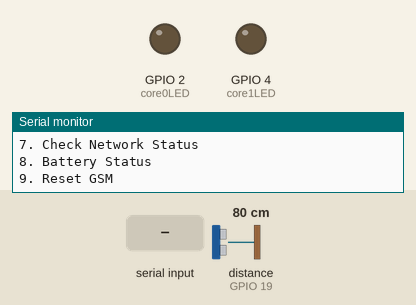
This program was run on a simulated ESP32. On the bench: output pins drawn as LEDs (lit = HIGH), the last lines printed to the serial monitor. Wiring (inferred from the names in the program): ultrasonic range finder: trigger GPIO 21; echo GPIO 19. Dashed ring = blinking. Inputs (shaded band) come from the test bench; at power-on: distance to the obstacle (sensor on GPIO 19) 80 cm. The echo pulse lasts 58.3 µs per cm; the modem accepts every AT command (registered, SIM ready, sends succeed) and sends nothing else; pins used as bus, display or sensor lines are not drawn.

Above: at 5.2 s.
5.3 s: "AT*101#\n" received over Serial
At 6.7 s:
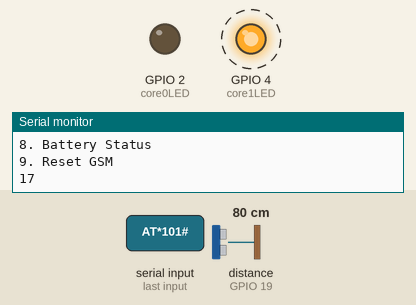
At 14.68 s:
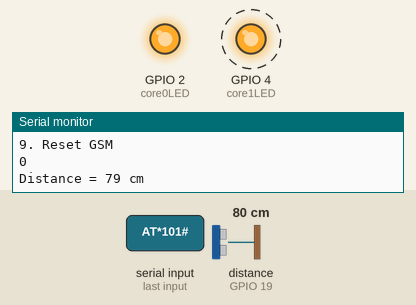
26.5 s: "90,45\n" received over Serial
At 35.82 s:
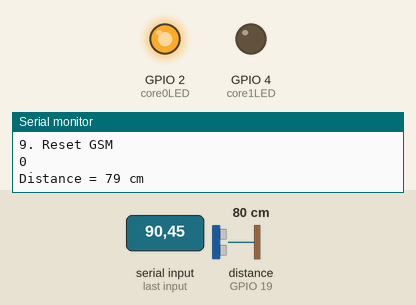
Timing chart, 0 to 47.6 s (numbered marks = the images above; inputs shaded):
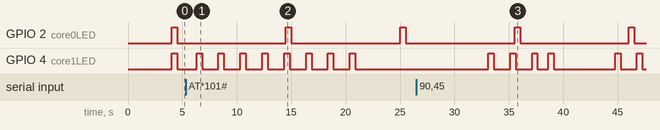

Measured:
- after the input at 5.3 s, GPIO 4 (core1LED): alternates HIGH for 0.50 s and LOW for 1.5 s, 16 changes in all, then stays LOW, starting after 1.0 s
- after the input at 26.5 s, GPIO 4 (core1LED): LOW → HIGH after 6.6 s, → LOW 0.50 s later, → HIGH 1.5 s later, → LOW 0.50 s later, … (12 changes in this stretch)
- by itself, GPIO 2 (core0LED): alternates HIGH for 0.51 s and LOW for 10.0 s

The program:

main.cpp
```cpp
#include <Arduino.h>

#define resetPin 23
#define trigPin 21
#define echoPin 19
#define core0LED 2
#define core1LED 4
HardwareSerial GSM(2);

// Define variables:
long duration;
int distance;

TaskHandle_t taskCore0;
TaskHandle_t taskCore1;

void updateSerial(void);
//void updateSerial(HardwareSerial &);
void printMenu(void);
void serialFlush(void);
void sendSMS(void);
void gsmInit(void);
void resetSim800(void);
void checkButton(void);
void checkDistance(void);

void codeCore0(void *pvParameters);
void codeCore1(void *pvParameters);

void setup()
{

  // Define inputs and outputs
  pinMode(trigPin, OUTPUT);
  pinMode(echoPin, INPUT);

  pinMode(core0LED, OUTPUT);
  digitalWrite(core0LED, LOW);

  pinMode(core1LED, OUTPUT);
  digitalWrite(core1LED, LOW);

  pinMode(resetPin, OUTPUT);
  digitalWrite(resetPin, HIGH);

  Serial.begin(115200);
  Serial.println("Starting");
  gsmInit();

  Serial.printf("CPU ID = %d", xPortGetCoreID());
  Serial.println();
  xTaskCreatePinnedToCore(
      codeCore0,   /* Function to implement the task */
      "taskCore0", /* Name of the task */
      10000,       /* Stack size in words */
      NULL,        /* Task input parameter */
      0,           /* Priority of the task */
      &taskCore0,  /* Task handle. */
      0);          /* Core where the task should run */
}

void loop()
{

  //checkDistance();
  digitalWrite(core1LED, HIGH);
  delay(500);
  digitalWrite(core1LED, LOW);
  delay(500);

  checkButton();
}

void codeCore0(void *pvParameters)
{
  Serial.print("Task1 running on core ");
  Serial.println(xPortGetCoreID());
  for (;;)
  {
    digitalWrite(core0LED, HIGH);
    //digitalWrite(core1LED, HIGH);
    checkDistance();
    delay(500);
    digitalWrite(core0LED, LOW);
    //digitalWrite(core1LED, LOW);

    delay(10000);
  }
}

void checkDistance()
{

  // Trigger the sensor by setting the trigPin high for 10 microseconds:
  digitalWrite(trigPin, HIGH);
  delayMicroseconds(10);
  digitalWrite(trigPin, LOW);

  // Read the echoPin. pulseIn() returns the duration (length of the pulse) in microseconds:
  duration = pulseIn(echoPin, HIGH);

  // Calculate the distance:
  distance = duration * 0.034 / 2;

  // Print the distance on the Serial Monitor (Ctrl+Shift+M):
  Serial.print("Distance = ");
  Serial.print(distance);
  Serial.println(" cm");
}

void updateSerial()
{
  delay(500);
  while (GSM.available())
  {
    Serial.write(GSM.read()); //Forward what Serial received to Software Serial Port
  }
  // while (Serial.available())
  // {
  //   GSM.write(Serial.read()); //Forward what Software Serial received to Serial Port
  // }
}

void checkButton()
{

  // put your main code here, to run repeatedly:
  printMenu();
  while (!Serial.available())
  {
    if (GSM.available())
      updateSerial();
  }
  int charRead = Serial.read() - 48;
  Serial.println(charRead);
  switch (charRead)
  {
  case 1:
    Serial.println("Check AT");
    GSM.println("AT");
    updateSerial();
    break;
  case 2:
    Serial.println("Check Registration");
    GSM.println("AT+CMEE=2");
    updateSerial();
    GSM.println("AT+CREG?");
    updateSerial();
    break;
  case 3:
    Serial.println("Check Signal");
    GSM.println("AT+CSQ");
    updateSerial();
    GSM.println("AT+CSCS?");
    updateSerial();

    break;

  case 4:
    Serial.println("Network Scan");
    GSM.println("AT+CNETSCAN");
    // unsigned long timeOut;
    // timeOut=millis();
    // while(!Serial.available())
    // {

    //   if ((millis()-timeOut)>=60000)
    //   {
    //     Serial.println("timeout");
    //   break;
    //   }
    // }
    // updateSerial();
    break;
  case 5:
    Serial.println("SMS Sending");
    sendSMS();
    delay(2000);
    updateSerial();
    //updateSerial();
    break;
  case 6:
    GSM.println("AT+GSN");
    delay(200);
    updateSerial();
    // Serial.print("Phone Number = ");
    // GSM.println("AT+CUSD=1");
    // updateSerial();
    // GSM.println("AT+CPBS=\"ON\"");
    // updateSerial();
    // GSM.println("AT+CPBR=1");
    // updateSerial();
    // GSM.println("AT*101#");
    // updateSerial();
    break;
  case 7:
    Serial.println("Network Status");
    GSM.println("AT+COPS?");
    updateSerial();
    //updateSerial();AT+CBC
    break;
  case 8:
    Serial.println("Battery Status");
    GSM.println("AT+CBC");
    updateSerial();
    break;
  case 9:
    Serial.println("GSM Reset");
    resetSim800();
    updateSerial();

    delay(5000);
    GSM.println("AT");
    updateSerial();

    break;

  default:
    updateSerial();

    break;
  }
  updateSerial();
}

void printMenu()
{
  Serial.println();
  Serial.println("_______________________________");
  Serial.println("1. Check AT");
  Serial.println("2. Check Registration");
  Serial.println("3. Check Signal");
  Serial.println("4. Network Scan");
  Serial.println("5. Send SMS");
  Serial.println("6. Get Phone Number");
  Serial.println("7. Check Network Status");
  Serial.println("8. Battery Status");
  Serial.println("9. Reset GSM");

  serialFlush();
}

void serialFlush()
{
  while (GSM.available())
  {
    GSM.read();
  }
}

void sendSMS()
{
  Serial.println("Sending SMS..."); //Show this message on serial monitor
  GSM.println("AT+CMGF=1");         //Set the module to SMS mode
  delay(100);
  GSM.println("AT+CMGS=\"+905334696207\""); //Your phone number don't forget to include your country code, example +212123456789"
  delay(500);
  GSM.println("SIM800l is working"); //This is the text to send to the phone number, don't make it too long or you have to modify the SoftwareSerial buffer
  delay(500);
  GSM.print((char)26); // (required according to the datasheet)
  delay(500);
  GSM.println();
  Serial.println("Text Sent.");
  delay(500);
}

void resetSim800()
{
  digitalWrite(resetPin, LOW);
  delay(100);
  digitalWrite(resetPin, HIGH);
}

void gsmInit()
{
  GSM.begin(115200);
  serialFlush();
  GSM.println("AT");
  updateSerial();
  GSM.println("ATI");
  updateSerial();
  GSM.println("AT+CPIN?");
  updateSerial();

  GSM.println("AT+CSQ"); //Signal quality test, value range is 0-31 , 31 is the best
  updateSerial();
  GSM.println("AT+CCID"); //Read SIM information to confirm whether the SIM is plugged
  updateSerial();
  GSM.println("AT+GSN"); //Read SIM information to confirm whether the SIM is plugged
  updateSerial();
  GSM.println("AT+CREG?"); //Check whether it has registered in the network
  updateSerial();
  //GSM.println("AT+CBAND=\"DCS_MODE\""); //Check whether it has registered in the network
  GSM.println("AT+CPOL?");
  updateSerial();

  // GSM.println("AT+CNETSCAN"); //Check whether it has registered in the network
  // delay(30000);
  // updateSerial();

  serialFlush();
  // put your setup code here, to run once:
}
```
